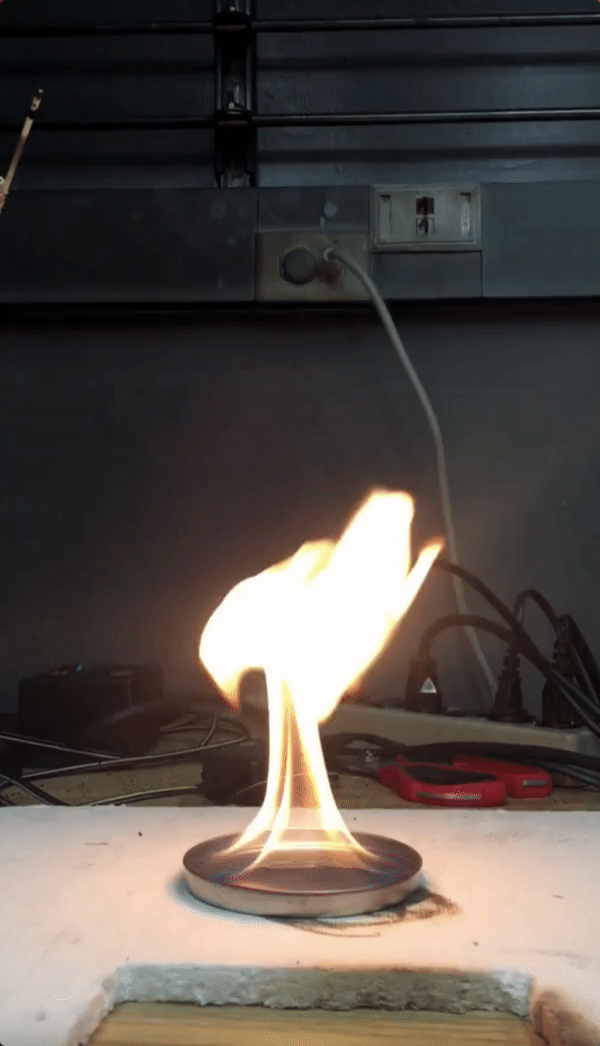
#> input picture ex_diff_motion_detection_video/10cm.png, 600 x 1046 px
$ python ex_diff_motion_detection.py
#> lines starting #> are read from the running program, lines starting #| are printed output that depends on the picture; after the words box and inside, x2 and y2 are one past the last pixel; in counts of white or black regions, pixels touching at a corner belong together
#> further down, background_image is the input picture: shape (1046, 600, 3); mean B, G, R 74.1, 78.9, 86.4
### deepgaze/motion_detection.py
#!/usr/bin/env python

#The MIT License (MIT)
#Copyright (c) 2016 Massimiliano Patacchiola
#
#THE SOFTWARE IS PROVIDED "AS IS", WITHOUT WARRANTY OF ANY KIND, EXPRESS OR IMPLIED, INCLUDING BUT NOT LIMITED TO THE WARRANTIES OF
#MERCHANTABILITY, FITNESS FOR A PARTICULAR PURPOSE AND NONINFRINGEMENT. IN NO EVENT SHALL THE AUTHORS OR COPYRIGHT HOLDERS BE LIABLE FOR ANY
#CLAIM, DAMAGES OR OTHER LIABILITY, WHETHER IN AN ACTION OF CONTRACT, TORT OR OTHERWISE, ARISING FROM, OUT OF OR IN CONNECTION WITH THE
#SOFTWARE OR THE USE OR OTHER DEALINGS IN THE SOFTWARE.

import numpy as np
import cv2
import sys

class DiffMotionDetector:
    """Motion is detected through the difference between
       the background (static) and the foregroung (dynamic).

    This class calculated the absolute difference between two frames.
    The first one is a static frame which represent the background
    and the second is the image containing the moving object.
    The resulting mask is passed to a threshold and cleaned from noise.
    """

    def __init__(self):
        """Init the color detector object.

    """
        self.background_gray = None

    def setBackground(self, frame):
        """Set the BGR image used as template during the pixel selection

        The template can be a spedific region of interest of the main
        frame or a representative color scheme to identify. the template
        is internally stored as an HSV image.
        @param frame the template to use in the algorithm
        """
        if(frame is None): return None
        self.background_gray = cv2.cvtColor(frame, cv2.COLOR_BGR2GRAY)
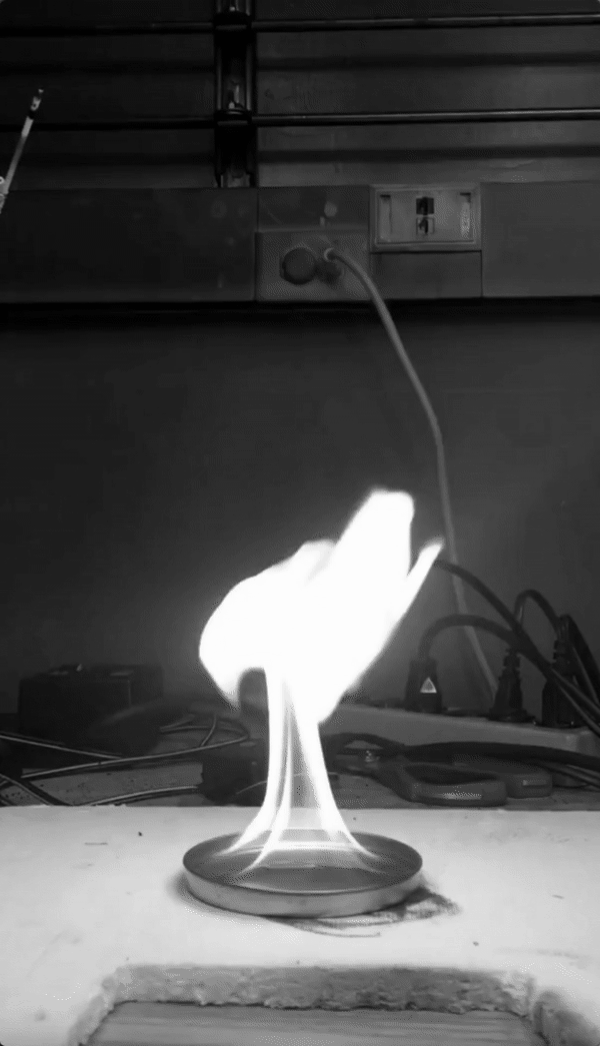
#> self.background_gray: shape (1046, 600); min 1, max 253, mean 80.6
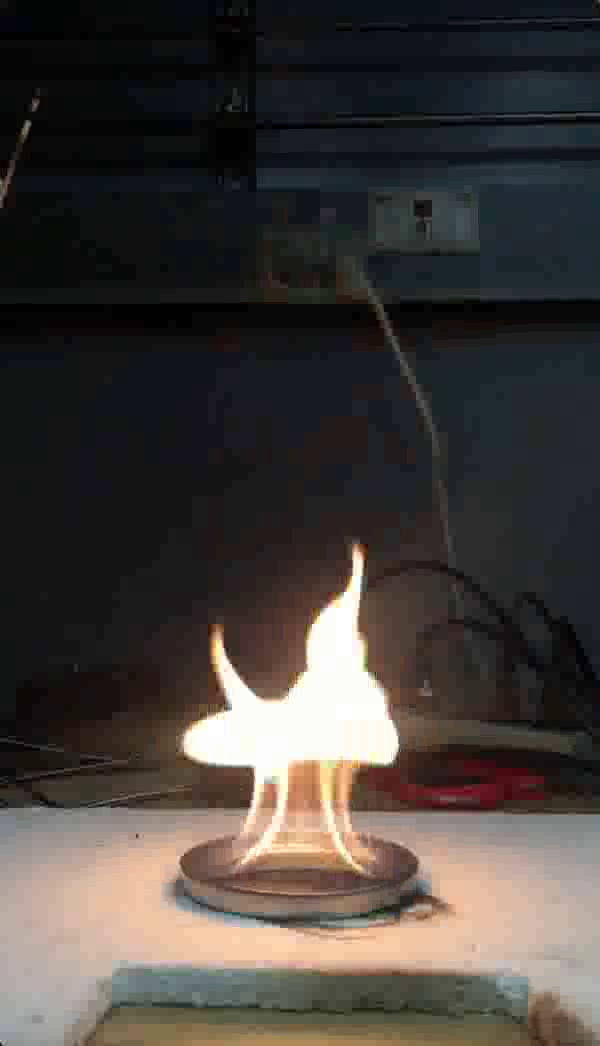
#> input picture frame 37 of ex_diff_motion_detection_video/10cm.avi, 600 x 1046 px
#> further down, frame is the input picture: shape (1046, 600, 3); mean B, G, R 59.5, 63.3, 68.3

    # [10 lines left out: function getBackground, not called in this run]

    def returnMask(self, foreground_image, threshold=25):
        """Return the binary image after the detection process

        @param foreground_image the frame to check
        @param threshold the value used for filtering the pixels after the absdiff
        """
#> called with threshold = 25
        if(foreground_image is None):
            return None
        foreground_gray = cv2.cvtColor(foreground_image, cv2.COLOR_BGR2GRAY)
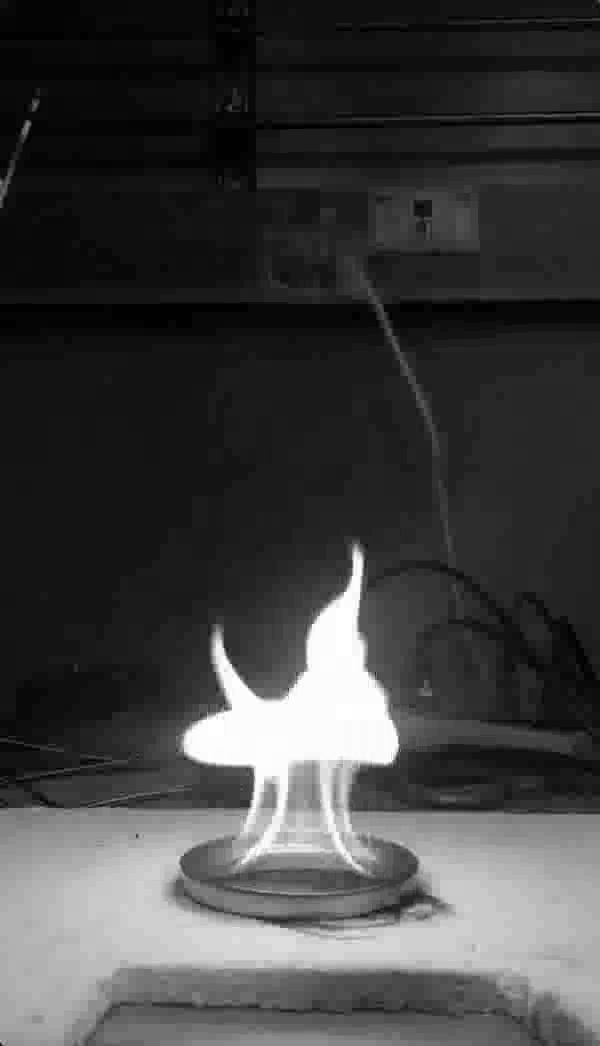
#> foreground_gray: shape (1046, 600); min 0, max 255, mean 64.3
        delta_image = cv2.absdiff(self.background_gray, foreground_gray)
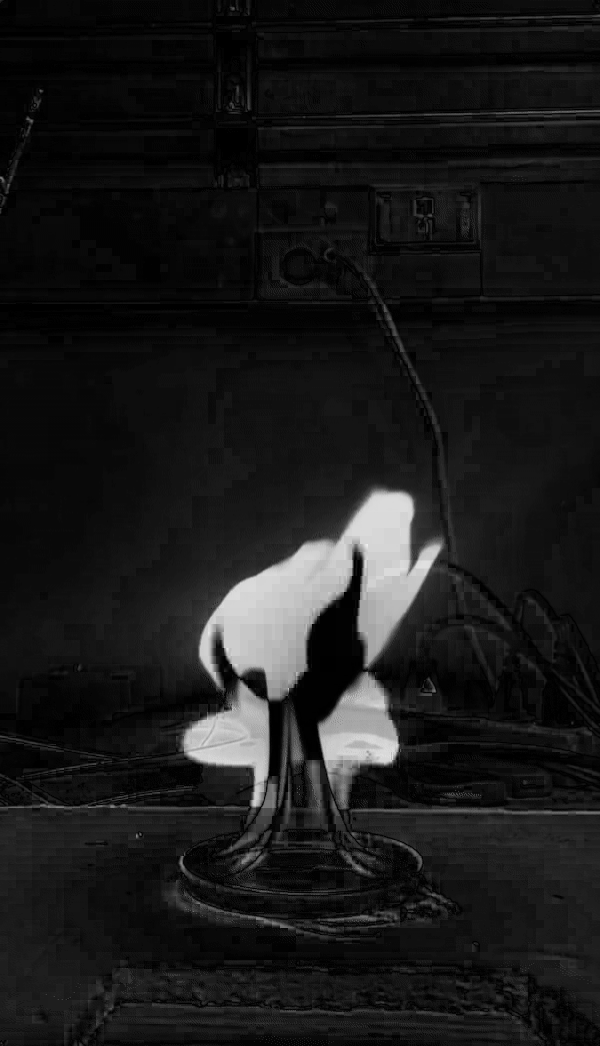
#> delta_image: shape (1046, 600); min 0, max 239, mean 25.7
        threshold_image = cv2.threshold(delta_image, threshold, 255, cv2.THRESH_BINARY)[1]
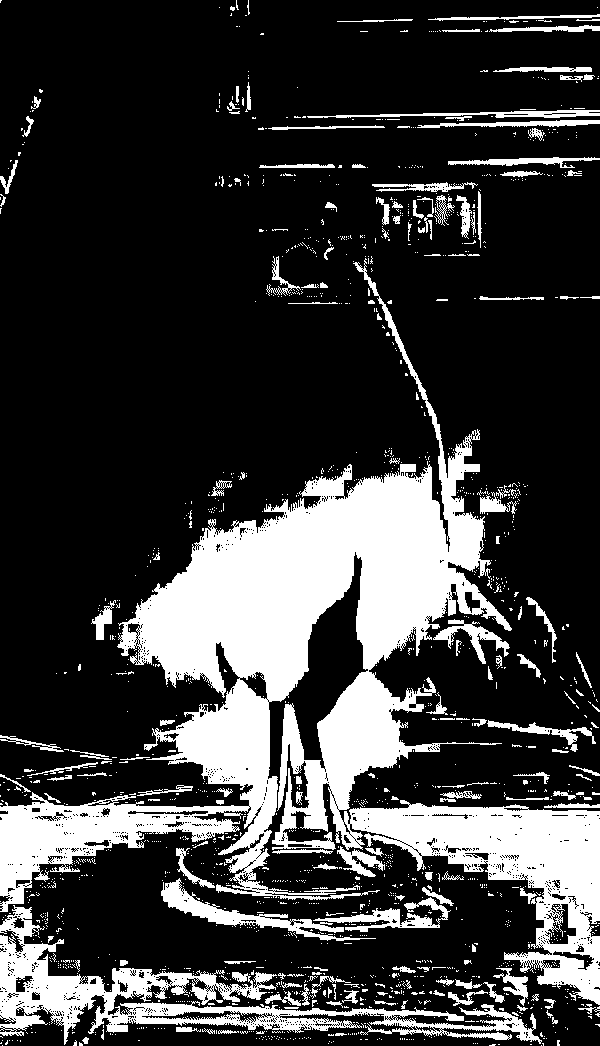
#> threshold_image: shape (1046, 600); 23.1% white; 1641 white regions (1466 under 20 px)
        return threshold_image


class MogMotionDetector:
    """Motion is detected through the Mixtures of Gaussian (MOG)

    This class is the implementation of the article "An Improved
    Adaptive Background Mixture Model for Realtime Tracking with
    Shadow Detection" by  KaewTraKulPong and Bowden (2008).

    ABSTRACT: Real-time segmentation of moving regions in image
    sequences is a fundamental step in many vision systems
    including automated visual surveillance, human-machine
    interface, and very low-bandwidth telecommunications. A
    typical method is background subtraction. Many background
    models have been introduced to deal with different problems.
    One of the successful solutions to these problems is to use a
    multi-colour background model per pixel proposed by Grimson
    et al [1,2,3]. However, the method suffers from slow learning
    at the beginning, especially in busy environments. In addition,
    it can not distinguish between moving shadows and moving objects.
    This paper presents a method which improves this adaptive
    background mixture model. By reinvestigating the update equations,
    we utilise different equations at different phases. This allows
    our system learn faster and more accurately as well as adapt
    effectively to changing environments. A shadow detection scheme
    is also introduced in this paper. It is based on a computational
    colour space that makes use of our background model. A comparison
    has been made between the two algorithms. The results show the
    speed of learning and the accuracy of the model using our update
    algorithm over the Grimson et al tracker. When incorporate with
    the shadow detection, our method results in far better segmentation
    than that of Grimson et al.
    """

    # [22 lines left out: functions __init__, returnMask, not called in this run]

class Mog2MotionDetector:
    """Motion is detected through the Imporved Mixtures of Gaussian (MOG)

    This class is the implementation of the article "Improved Adaptive
    Gaussian Mixture Model for Background Subtraction" by Zoran Zivkovic.

    ABSTRACT: Background subtraction is a common computer vision task.
    We analyze the usual pixel-level approach. We develop an efficient
    adaptive algorithm using Gaussian mixture probability density.
    Recursive equations are used to constantly update the parameters
    and but also to simultaneously select the appropriate number of
    components for each pixel.
    """

    # [27 lines left out: functions __init__, returnMask, returnGreyscaleMask, not called in this run]

### deepgaze/mask_analysis.py
# -*- coding: utf-8 -*-
#!/usr/bin/env python

#The MIT License (MIT)
#Copyright (c) 2016 Massimiliano Patacchiola
#
#THE SOFTWARE IS PROVIDED "AS IS", WITHOUT WARRANTY OF ANY KIND, EXPRESS OR IMPLIED, INCLUDING BUT NOT LIMITED TO THE WARRANTIES OF
#MERCHANTABILITY, FITNESS FOR A PARTICULAR PURPOSE AND NONINFRINGEMENT. IN NO EVENT SHALL THE AUTHORS OR COPYRIGHT HOLDERS BE LIABLE FOR ANY
#CLAIM, DAMAGES OR OTHER LIABILITY, WHETHER IN AN ACTION OF CONTRACT, TORT OR OTHERWISE, ARISING FROM, OUT OF OR IN CONNECTION WITH THE
#SOFTWARE OR THE USE OR OTHER DEALINGS IN THE SOFTWARE.

import numpy as np
import cv2
import sys

class BinaryMaskAnalyser:
    """This class analyses binary masks, like the ones returned by
       the color detection classes.

    The class implements function for finding the contour with the
    largest area and its properties (centre, sorrounding rectangle).
    There are also functions for noise removal.
    """

    def returnNumberOfContours(self, mask):
        """it returns the total number of contours present on the mask

        this method must be used during video analysis to check if the frame contains
        at least one contour before calling the other function below.
        @param mask the binary image to use in the function
        @return get the number of contours
        """
        if(mask is None): return None
        mask = np.copy(mask) #doing a copy otherwise findContours modify the original(?)
        if(len(mask.shape) == 3):
            mask = cv2.cvtColor(mask, cv2.COLOR_BGR2GRAY)
        contours, hierarchy = cv2.findContours(mask, 1, 2)
#> contours = 3725 contours, 3543 with area under 20; largest, box (x1, y1, x2, y2) and area: (0, 258, 600, 1005) 102567, (0, 905, 542, 1045) 15852, (161, 878, 376, 941) 2227, (313, 897, 451, 932) 1190, (433, 619, 510, 664) 786
        if(hierarchy is None): return 0
        else: return len(hierarchy)

    # [112 lines left out: functions returnMaxAreaCenter, returnMaxAreaContour, drawMaxAreaContour, matchMaxAreaWithShape, returnMaxAreaConvexHull, drawMaxAreaConvexHull, not called in this run]

    def returnMaxAreaRectangle(self, mask):
        """it returns the rectangle sorrounding the contour with the largest area.

        This method could be useful to find a face when a skin detector filter is used.
        @param mask the binary image to use in the function
        @return get the coords of the upper corner of the rectangle (x, y) and the rectangle size (widht, hight)
            In case of error it returns a tuple (None, None, None, None)
        """
        if(mask is None): return (None, None, None, None)
        mask = np.copy(mask)
        if(len(mask.shape) == 3):
            mask = cv2.cvtColor(mask, cv2.COLOR_BGR2GRAY)
        contours, hierarchy = cv2.findContours(mask, 1, 2)
        area_array = np.zeros(len(contours)) #contains the area of the contours
#> area_array = 3725 values from 0 to 0
        counter = 0
        for cnt in contours:
                area_array[counter] = cv2.contourArea(cnt)
                counter += 1
#> this loop made 3725 passes
#> cnt on passes 1 to 3: [[541, 1045]], [[2, 1045]], [[530, 1044], [531, 1044]]
#> after the loop, area_array = 3725 values, max 102567 at index 3305, min 0 at index 0, mean 39.63; counter = 3725
        if(area_array.size==0): return (None, None, None, None) #the array is empty
        max_area_index = np.argmax(area_array) #return the index of the max_area element
#> max_area_index = 3305
        cnt = contours[max_area_index]
#> cnt = contour of 4768 points, box (x1, y1, x2, y2) (0, 258, 600, 1005), area 102567
        (x, y, w, h) = cv2.boundingRect(cnt)
#> x = 0; y = 258; w = 600; h = 747
        return (x, y, w, h)

    # [43 lines left out: functions drawMaxAreaRectangle, returnMaxAreaCircle, drawMaxAreaCircle, not called in this run]

### ex_diff_motion_detection_video/ex_diff_motion_detection.py
# -*- coding: utf-8 -*-
#!/usr/bin/env python


#In this example the Diff motion detector is used to find moving
#objects in a video stream. The camera should be stationary.
#The background image is a frame representing the scene without objects,
#it should be passed in the setBackground() function and it is used
#internally as parameter of the absdiff function which return the
#pixels which are different between the background and the current frame.
#The contour with the largest area is isolated and a green rectangle
#is drawn around it in the output stream.


import numpy as np
import cv2
from deepgaze.motion_detection import DiffMotionDetector
from deepgaze.mask_analysis import BinaryMaskAnalyser

#Open the video file and loading the background image
video_capture = cv2.VideoCapture("./10cm.avi")
background_image = cv2.imread("./10cm.png")

#Decalring the motion detector object and setting the background
my_motion_detector = DiffMotionDetector()
my_motion_detector.setBackground(background_image)

#Declaring the binary mask analyser object
my_mask_analyser = BinaryMaskAnalyser()

# Define the codec and create VideoWriter object
fourcc = cv2.VideoWriter_fourcc(*'XVID')
out = cv2.VideoWriter("./10cmDeepgaze.avi", fourcc, 20.0, (600,1062))

#Create the main window and move it
cv2.namedWindow('Video')
cv2.moveWindow('Video', 20, 20)
is_first_frame = True

while(True):

    # Capture frame-by-frame
    ret, frame = video_capture.read()

    frame_mask = my_motion_detector.returnMask(frame)
    #Uncomment if you want more information about the frame with
    #with the largest area.
    #cx, cy = my_mask_analyser.returnMaxAreaCenter(frame_mask)
    #cnt = my_mask_analyser.returnMaxAreaContour(frame_mask)

    if(my_mask_analyser.returnNumberOfContours(frame_mask) > 0):
        x,y,w,h = my_mask_analyser.returnMaxAreaRectangle(frame_mask)
#> x = 0; y = 258; w = 600; h = 747
        cv2.rectangle(frame, (x,y), (x+w,y+h), [0,255,0], 2)
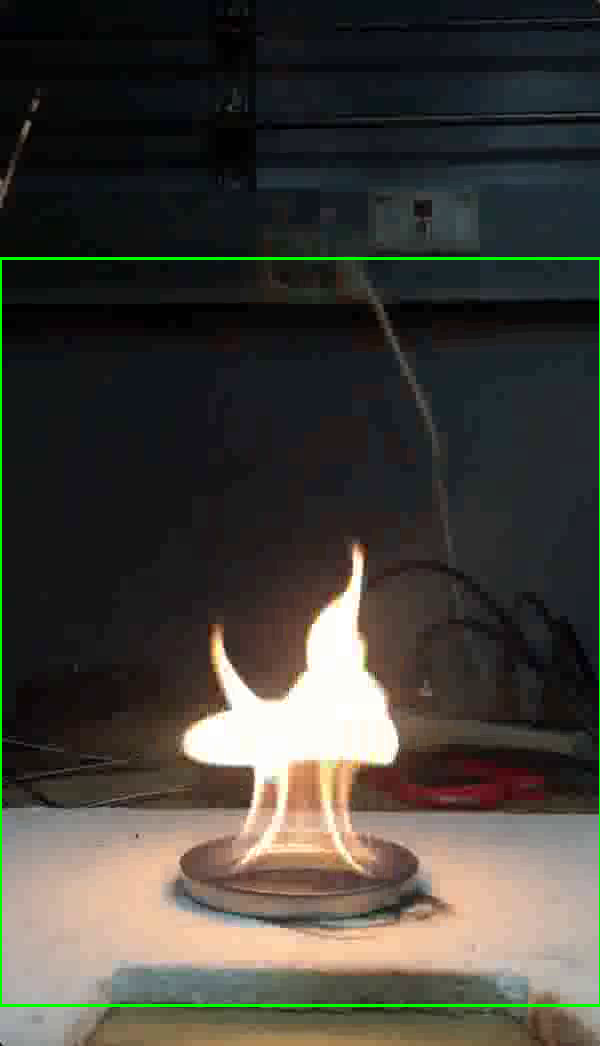
#> frame: shape (1046, 600, 3); 0.93% of pixels changed, all inside (x1, y1, x2, y2) = (0, 257, 600, 1007)

    #Writing in the output file
    out.write(frame)

    #Showing the frame and waiting
    # for the exit command
    if(frame is None): break #check for empty frames
    cv2.imshow('Video', frame) #show on window
    if cv2.waitKey(1) & 0xFF == ord('q'): break #Exit when Q is pressed
#> (key q is pressed here)

#Release the camera
video_capture.release()
print("Bye...")
